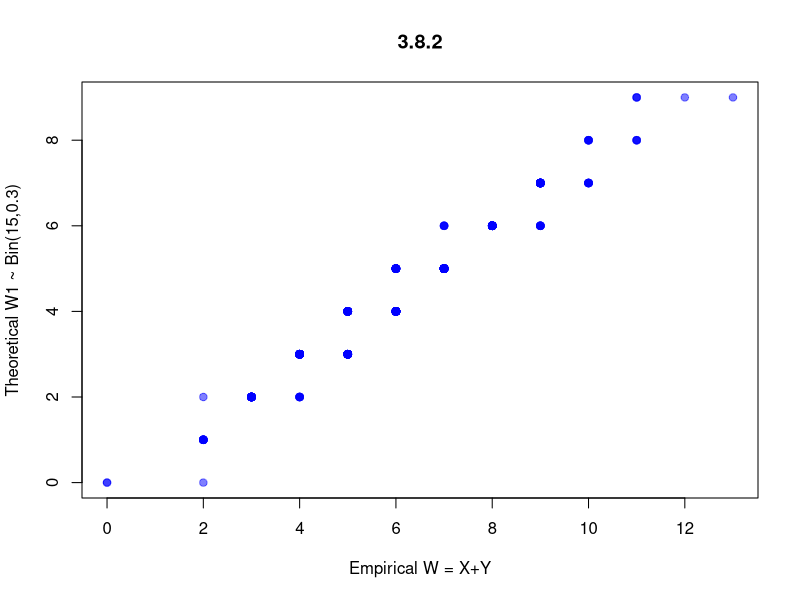

This chart was generated by the following R code: (Note: this script raises an error after producing the figure.)
# Ethan Chang, M.S Applied and Computational Mathematics @ JHU
# echang54@jh.edu
# 09/29/2025
# Assignment 5
# Using a generator for a binomial distribution, we will test the results of Example 3.8.2. Using software 
# generate 500 random deviates for X from a B(10, 0.3) distribution and 500 random deviates for Y from a 
# B(5, 0.3) distribution. Add corresponding random deviates from each distribution to form an empirical W=X+Y. 
# Then use the theoretical result of Example 3.8.2 and directly generate another 500 random deviates for W, 
# call it W1 from a B(15, 0.3). Order the result of the sum of W=X+Y and of W1. As an empirical test of the 
# equivalence of the distributions, you could do a few things. You could create a scatterplot of the random 
# deviates of W1 on the random deviates of W=X+Y. It won’t be real pretty, but values should follow a line y=x. 
# Or you could plot histograms of W1 and W on the same graph. (In R you call the two histogram commands and on 
# the 2nd add the argument, add=T).
X <- rbinom(500, size = 10, prob = 0.3)
Y <- rbinom(500, size = 10, prob = 0.3)

W <- X + Y

W1 = rbinom(500, size = 15, prob = 0.3)

W_sorted <- sort(W)
W1_sorted <- sort(W1)

plot(W_sorted, W1_sorted, main="3.8.2",
     xlab="Empirical W = X+Y", ylab="Theoretical W1 ~ Bin(15,0.3)",
     pch=19, col=rgb(0,0,1,0.5))

# Take the same approach for Example 3.8.5, first simulating W=Y/X and then simulating from the distribution 
# representing the theoretical result of the ratio of Y and X. You need a little more guidance here. By Example 
# 3.8.5 any exponential with rate lambda will suffice for Y and X, just use the same lambda, say lambda =1. 
# The ratio will give random values for W. To establish random values of W directly from the density found 
# for Example 3.8.5; that is, 1/(1+w)^2, you need a little help. And here it is. A random deviate for w can 
# be delivered by {1/(1-r)}-1. I would generate a couple thousand random deviates for W=Y/X and for Wdev={1/(1-r)}-1. 
# Next sort both random number sets from smallest to largest. Next, trim maybe the top 5%. That is, eliminate 
# them. The reason is that if you don’t, the Y/X is going to occasionally give you some huge values, which when 
# plotted the way I am recommending will change the scale substantially. So just be satisfied with the lower 95%. 
# Last plot the lower 95% ordered Y/X with the lower 95% Wdev to assess agreement. You should see values on a line with slope 1.
# Where did {1/(1-r)}-1 come from? For continuous distributions, the distribution function F(w) is distributed as a 
# U(0,1) random variable. We use this fact to establish random deviates. So we equate a uniform random number r with 
# the distribution function F(w). You can verify this, by getting F(w) for yourself, but it works out to be r=1-1/(1+w). 
# Solving for w gives the relationship above. That is how most random number generators are established for specific distributions!
X <- rexp(2000, rate = 1)
Y <- rexp(2000, rate = 1)

W <- Y/X

r <- runif(2000)
W_dev <- (1/(1-r)) - 1

cutoff <- floor(0.95* length(W))
W_sorted <- sort(W)[1:cutoff]
W_dev_sorted <- sort(W_dev)[1:cutoff]

plot(W_ratio_sorted, W_dev_sorted, main="3.8.5",
     xlab="Empirical W = Y/X", ylab="Theoretical W_dev",
     pch=19, col=rgb(0,0.5,0,0.5))
abline(0,1,col="red", lwd=2)  # y=x reference line